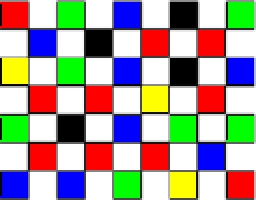
#> input picture hls_brl_corr1/src/img_in/img_128x100.png, 128 x 100 px, found by its file name (shown 2 times larger)
$ python img_corr_loop0.py
#> lines starting #> are read from the running program, lines starting #| are printed output that depends on the picture
#> in main, image is the input picture: shape (100, 128, 3); mean B, G, R 148.3, 155.1, 165.2
#| Image dimensions: 128x100
import numpy as np
import os
import cv2


#################################################################################
def barrel_distortion_correction(image, k1):
  """
  Barrel distortion using a reverse mapping approach.

  This function iterates over each pixel of the output (corrected) image
  and computes the corresponding source pixel in the input (distorted) image.
  This ensures that every pixel in the output image is filled.

  Args:
    image: Input image (numpy array)
    k1: Primary distortion coefficient
        - Positive k1: Inward distortion (pincushion effect)
        - Negative k1: Outward undistortion (barrel correction)

  Returns:
    Corrected image (numpy array).
  """
#> called with k1 = -0.01
  height, width = image.shape[:2]
#> height = 100; width = 128
  x_center = width / 2
#> x_center = 64
  y_center = height / 2
#> y_center = 50

  # Create an empty output image
  corrected_image = np.zeros_like(image)

  # Iterate over each pixel of the corrected (output) image
  for y_u in range(height):
    for x_u in range(width):
      # (x_u, y_u) are the coordinates in the corrected image
      # We need to find the corresponding pixel (x_d, y_d) in the distorted image

      # Calculate the radius in the corrected image
      dx_u = x_u - x_center
      dy_u = y_u - y_center
      r_u = np.sqrt(dx_u**2 + dy_u**2)

      if r_u == 0:
        # Center pixel maps to itself
        x_d, y_d = x_center, y_center
      else:
        # The forward mapping is: r_u = r_d * (1 + k1 * r_d^2)
        # We need to solve for r_d. We use an approximation for the inverse:
        # r_d ≈ r_u * (1 - k1 * r_u^2)
        r_d = r_u * (1 - k1 * r_u**2)

        # Calculate the source coordinates (x_d, y_d)
        # The ratio r_d/r_u gives the scaling factor
        scaling_factor = r_d / r_u
        x_d = x_center + dx_u * scaling_factor
        y_d = y_center + dy_u * scaling_factor

      # Use nearest-neighbor interpolation by taking the integer part
      # after clipping to the image boundaries.
      x_d = int(np.clip(x_d, 0, width - 1))
      y_d = int(np.clip(y_d, 0, height - 1))

      # Assign the pixel value from the source image
      corrected_image[y_u, x_u] = image[y_d, x_d]
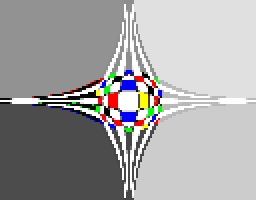
#> corrected_image: shape (100, 128, 3) (shown 2 times larger); mean B, G, R 163.3, 163, 164.1

  return corrected_image


################################################################################
def main():
  # Input and output file paths
  dir = 'D:/work/vivado/pynq/barrel_distortion_correction/hls_brl_corr1/src/'
  input_file  = dir + 'img_in/img_128x100.png'
  output_file = dir + 'img_out/img_128x100.png'
  # input_file  = dir + 'img_in/img_2x3.png'
  # output_file = dir +'img_out/img_2x3.png'


  # Distortion parameters
  k1 =-0.01  # Adjust this value based on your needs

  try:
    # Create output directory if it doesn't exist
    output_dir = os.path.dirname(output_file)
    if output_dir and not os.path.exists(output_dir):
      os.makedirs(output_dir)

    # Read input image
    if not os.path.exists(input_file):
      print(f"Error: Input file '{input_file}' not found.")
      print("Please ensure the input image exists.")
      return

    image = cv2.imread(input_file)
    if image is None:
      print(f"Error: Could not read image from '{input_file}'")
      return

    print(f"Processing image: {input_file}")
    print(f"Image dimensions: {image.shape[1]}x{image.shape[0]}")
    print(f"K1 coefficient: {k1}")

    # Apply barrel distortion correction
    corrected_image = barrel_distortion_correction(image, k1)

    # Save the corrected image
    success = cv2.imwrite(output_file, corrected_image)

    if success:
      print(f"Corrected image saved to: {output_file}")
    else:
      print(f"Error: Could not save image to '{output_file}'")

  except Exception as e:
    print(f"Error occurred: {str(e)}")


################################################################################
if __name__ == "__main__":
  main()
